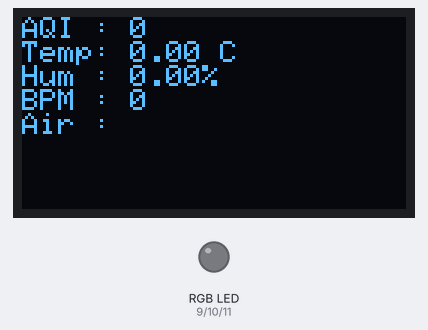
A sketch run on a simulated Arduino Uno, built with avr-gcc and run on an emulated ATmega328P. Shown: 128×64 one-colour display, an RGB LED mixed from three pins (HIGH = lit). Random numbers use the default seed unless the sketch sets one.

Above: at 0.1 s.
At 4.1 s:
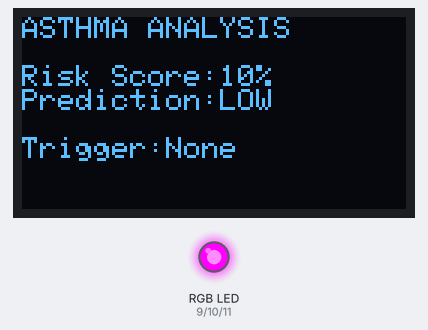
At 10.1 s:
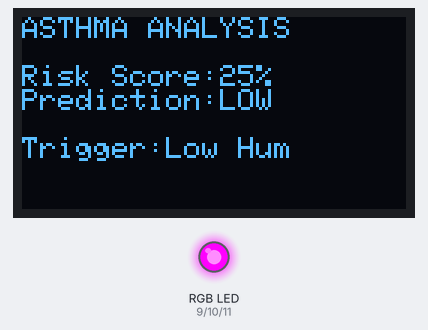
At 18.2 s:
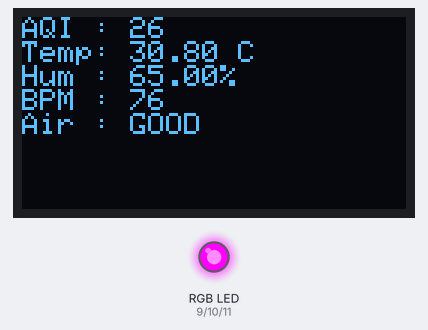
At 28.3 s:
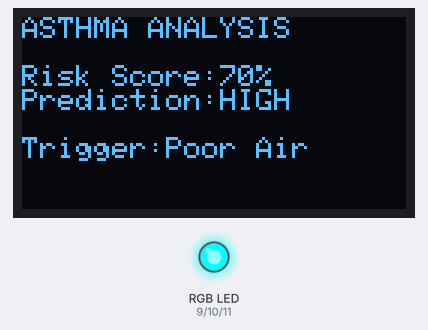
At 36.4 s:
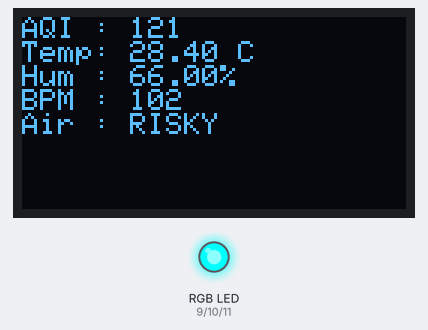
Timing chart, 0 to 39.8 s (numbered marks = the images above):
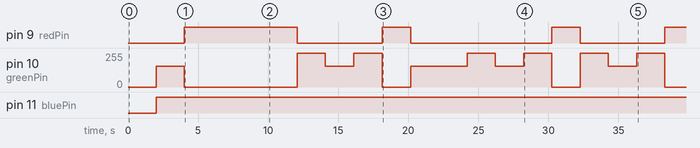

Measured:
- by itself, pin 9 (redPin): goes HIGH 8.1 s, LOW 6.1 s, HIGH 2.0 s, LOW 10.1 s, HIGH 2.0 s, LOW 6.1 s, then HIGH
- by itself, pin 11 (bluePin): LOW → HIGH at 2.0 s
- by itself, pin 10 (greenPin): 0/255 → 155/255 at 2.0 s, → 0/255 2.0 s later, → 255/255 8.1 s later, → 155/255 2.0 s later, … (15 changes in this stretch)
- what the display in image 0 shows lasts 1.9 s, from 0.1 s to 2.0 s
- what the display in image 4 shows lasts 1.9 s, from 28.3 s to 30.2 s

The sketch:

code.ino
```cpp
#include <Wire.h>
#include <Adafruit_GFX.h>
#include <Adafruit_SSD1306.h>

#define SCREEN_WIDTH 128
#define SCREEN_HEIGHT 64
#define OLED_RESET -1

Adafruit_SSD1306 display(SCREEN_WIDTH, SCREEN_HEIGHT, &Wire, OLED_RESET);

// -------------------- Customizable Settings --------------------

unsigned long lastSensorUpdate = 0;
const unsigned long sensorUpdateInterval = 2000; // Update every 2 seconds

unsigned long lastScreenSwitch = 0;
const unsigned long screenSwitchInterval = 3000;


// RGB LED Pins (Must be PWM pins marked with ~)
const int redPin = 9;
const int greenPin = 10;
const int bluePin = 11;

// AQI Thresholds
int GOOD_LIMIT = 50;
int MODERATE_LIMIT = 100;

// Simulation ranges
int AQI_MIN = 20;
int AQI_MAX = 180;

int BPM_MIN = 65;
int BPM_MAX = 110;

float TEMP_MIN = 22.0;
float TEMP_MAX = 38.0;

float HUM_MIN = 35;
float HUM_MAX = 80;

// ---------------------------------------------------------------


bool screen = true;

// Simulated sensor values
int AQI = 0;
int BPM = 0;
float temperature = 0;
float humidity = 0;

String airStatus;
String asthmaPrediction;
String triggerMessage;
int asthmaRisk;

//--------------------------------------------------------

void setup() {

  Serial.begin(9600);

  pinMode(redPin, OUTPUT);
pinMode(greenPin, OUTPUT);
pinMode(bluePin, OUTPUT);

  if (!display.begin(SSD1306_SWITCHCAPVCC, 0x3C)) {
    while (1);
  }

  randomSeed(analogRead(A0));

  display.clearDisplay();
  display.display();
}

//--------------------------------------------------------

void loop() {
  unsigned long currentMillis = millis();

  // Update simulated sensors
  if (currentMillis - lastSensorUpdate >= sensorUpdateInterval) {
    lastSensorUpdate = currentMillis;
    simulateSensors();
    calculateAirQuality();
    calculateAsthmaRisk();
    detectTriggers();

    if (AQI > 100) {          // High AQI -> RED
      setColor(255, 0, 0);
    }
    else if (AQI > 50) {     // Moderate AQI -> YELLOW (Red + Green)
      setColor(255, 100, 0);
    }
    else {                        // Low AQI -> GREEN
      setColor(0, 255, 0);
    }
  }

  // Alternate display AND LED color
  if (currentMillis - lastScreenSwitch >= screenSwitchInterval) {
    lastScreenSwitch = currentMillis;
    screen = !screen;
  }

  // Handle what displays on the screen and what color the LED shines
  if (screen) {
    displayScreen1();

  } else {
    displayScreen2();

  }
}

// Helper function to handle the RGB LED values easily
void setColor(int redValue, int greenValue, int blueValue) {

   redValue = 255 - redValue;
   greenValue = 255 - greenValue;
   blueValue = 255 - blueValue;
  analogWrite(redPin, redValue);
  analogWrite(greenPin, greenValue);
  analogWrite(bluePin, blueValue);
}

//--------------------------------------------------------

void simulateSensors() {

  AQI = random(AQI_MIN, AQI_MAX);

  BPM = random(BPM_MIN, BPM_MAX);

  temperature = random(TEMP_MIN * 10, TEMP_MAX * 10) / 10.0;

  humidity = random(HUM_MIN * 10, HUM_MAX * 10) / 10.0;

}

//--------------------------------------------------------

void calculateAirQuality() {

  if (AQI <= GOOD_LIMIT)
    airStatus = "GOOD";

  else if (AQI <= MODERATE_LIMIT)
    airStatus = "MODERATE";

  else
    airStatus = "RISKY";

}

//--------------------------------------------------------

void calculateAsthmaRisk() {

  asthmaRisk = 0;

  // AQI contribution
  if (AQI <= 50)
    asthmaRisk += 10;
  else if (AQI <= 100)
    asthmaRisk += 40;
  else
    asthmaRisk += 70;

  // Temperature contribution
  if (temperature > 34 || temperature < 18)
    asthmaRisk += 15;

  // Humidity contribution
  if (humidity > 70 || humidity < 40)
    asthmaRisk += 15;

  // Heart rate contribution
  if (BPM > 100)
    asthmaRisk += 10;

  if (asthmaRisk > 100)
    asthmaRisk = 100;

  if (asthmaRisk < 30)
    asthmaPrediction = "LOW";

  else if (asthmaRisk < 60)
    asthmaPrediction = "MEDIUM";

  else
    asthmaPrediction = "HIGH";

}

//--------------------------------------------------------

void detectTriggers() {

  triggerMessage = "";

  if (AQI > 100)
    triggerMessage += "Poor Air ";

  if (temperature > 34)
    triggerMessage += "High Temp ";

  if (temperature < 18)
    triggerMessage += "Low Temp ";

  if (humidity > 70)
    triggerMessage += "High Hum ";

  if (humidity < 40)
    triggerMessage += "Low Hum ";

  if (triggerMessage == "")
    triggerMessage = "None";

}

//--------------------------------------------------------

void displayScreen1() {

  display.clearDisplay();

  display.setTextSize(1);

  display.setTextColor(SSD1306_WHITE);

  display.setCursor(0,0);
  display.print("AQI : ");
  display.println(AQI);

  display.print("Temp: ");
  display.print(temperature);
  display.println(" C");

  display.print("Hum : ");
  display.print(humidity);
  display.println("%");

  display.print("BPM : ");
  display.println(BPM);

  display.print("Air : ");
  display.println(airStatus);

  display.display();

}

//--------------------------------------------------------

void displayScreen2() {

  display.clearDisplay();

  display.setTextSize(1);

  display.setCursor(0,0);

  display.println("ASTHMA ANALYSIS");

  display.println();

  display.print("Risk Score:");

  display.print(asthmaRisk);

  display.println("%");

  display.print("Prediction:");

  display.println(asthmaPrediction);

  display.println();

  display.print("Trigger:");

  display.println(triggerMessage);

  display.display();

}
```
